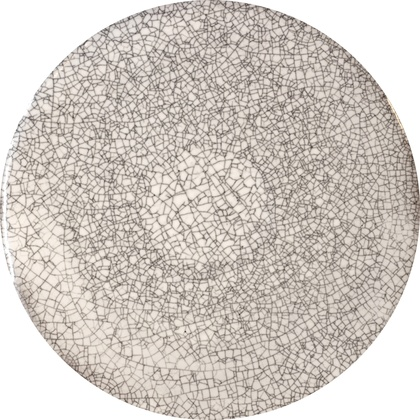
%> input picture input_images/plate3/plate3.jpg, 420 x 420 px, shrunk from 2636 x 2636 before the run
$ octave QuantWithPatchesAndPyramid.m   (GNU Octave 9; MATLAB toolbox functions it lacks are replaced by stand-ins)
%> lines starting %> are read from the running program, lines starting %| are printed output that depends on the picture
### matlab/binomialFilter1D.m
function filter = binomialFilter1D( filterSize )
% Find the binomical filter of 1-Dim by convolution [1,1]

filter = [1,1];
for i = 1 : filterSize - 2
    filter = conv(filter, [1,1]);
end
sumOfFilter = sum(filter);
filter = filter./sumOfFilter;

end

### matlab/GaussianPyramid.m
function [pyr, filter] = GaussianPyramid(im, maxLevels, filterSize)
% Creates Gaussian Pyramid of a given image
%   INPUT:
% im - a grayscale image with double values in [0,1]
% maxLevels - the maximal number of levels in the resulting pyramid
% filterSize - the size of the Gaussian filter
%   OUTPUT:
% pyr - is the resulting pyramid as a column cell array with maximum of maxLevels cells of grayscale images
% filter - is 1D-row of size filterSize used for the pyramid construction, normalized

MIN_RES = 16;
im = double(im);

% assume filterSize is odd
filter = binomialFilter1D(filterSize);

pyr(1) = {im};

level = 2;
imS = im;
while ( level <= maxLevels )
    %Blur
    imS = conv2(imS, filter, 'same');
    imS = conv2(imS, filter', 'same');
    % take only second pixel
    imS = imS(1:2:end,1:2:end);

    [m,n] = size(imS);
    % check minimal resolution
    if( min(m,n) < MIN_RES)
        break;
    end

    %update pyramid of G
    pyr(level) = {imS};
    level = level +1;
end

pyr = pyr';
end

### matlab/QuantWithPatchesAndPyramid.m
%QuantWithPatchesAndPyramid
im = imread('C:\Users\Naama\Documents\Academy\Lab- Ceramics Cracks\Images\plate3\plate3.jpg'); %('images\blue1.jpg'); %tileNaama
%> im is the input picture: size 420x420x3 uint8; mean R, G, B 208.8, 201.7, 195.3
im = im(1:end,1:end,3); % 1:3
%> im: size 420x420 uint8
%im = rgb2gray(im);
im = (double(im)./255);
%> im: size 420x420 double
%imshow(im);

% pyr{1} = original image
%pyr{"end-index"} = smallest image and the most "smoothed"..
[pyr, filter] = GaussianPyramid(im, 3, 3);
%> the loop in GaussianPyramid, `while ( level <= maxLevels )` made 2 passes
%> pass 1, in GaussianPyramid, `imS = conv2(imS, filter, 'same');`:
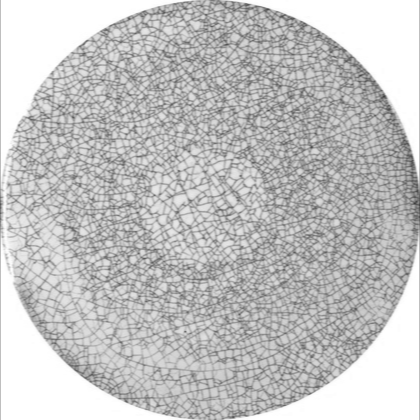
%> imS: size 420x420 double; min 0.246, max 1, mean 0.765
%> pass 1, in GaussianPyramid, `imS = imS(1:2:end,1:2:end);`:
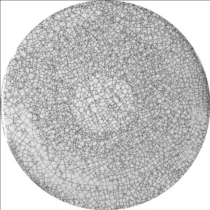
%> imS: size 210x210 double; min 0.301, max 1, mean 0.763
%> after the loop in GaussianPyramid, `while ( level <= maxLevels )`:
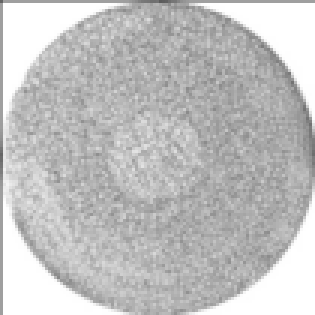
%> imS: size 105x105 double (shown 3 times larger); min 0.357, max 1, mean 0.759
%> after the loop in GaussianPyramid, `while ( level <= maxLevels )`: level = 4; pyr = 3 items
%> pyr = 3 items; filter = [0.25 0.5 0.25]
pyrLastIdx = 2; %size(pyr,1); % check levels

%local work: patch by patch
pyrIm = pyr{pyrLastIdx}; % = im
[R,C] = size(pyrIm);
%> R = 210; C = 210
imVar = var(pyrIm(:));
%> imVar = 0.0206
%> the run ends on the next line
%pyrIm(1,:) =1; pyrIm(end,:) =1; pyrIm(:,1) =1; pyrIm(:,end) =1;
newImPyr = ones(R,C);
newImQuantized = ones(floor(size(im)./pyrLastIdx));
% jump=4*x <-> pyrLevel=1  %%  jump=2*x <-> pyrLevel=2   %%    jump=x <-> pyrLevel=3
jump = 40*pyrLastIdx;
for r = 1:jump:R-1
    for c = 1:jump:C-8
        Sr = r+1;
        Er =min( r+jump,R);
        Sc = c+1;
        Ec = min(c+jump,C);
        %imS = im( Sr:Er, Sc:Ec); % no need anymore!
        imSPyr = pyrIm( Sr:Er, Sc:Ec);
        %imshow(imSPyr);
        % check patch variance for the "line strength"
        PatchVar = var(imSPyr(:));
        varRatio = PatchVar/imVar;
        %imSPyr = imSPyr.^(1+(varRatio));
        newImPyr(Sr:Er, Sc:Ec) = imSPyr;

        % quantization, better to do it regarding to the variance of the patch..?
         [imQuant, ~] = quantizeImage(imSPyr, 2, 5); % 2 = binary, 5 = num of rounds

$ run again, with input_images/plate3/IMG_3213.jpg copied over input_images/plate3/plate3.jpg
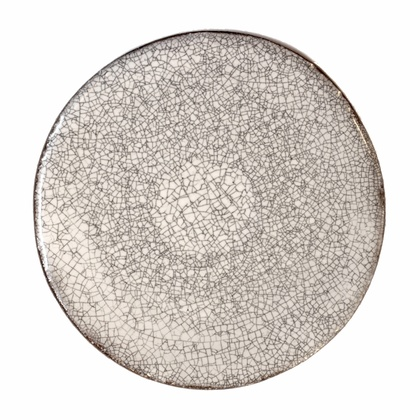
%> input picture input_images/plate3/IMG_3213.jpg, 420 x 420 px, shrunk from 3216 x 3216 before the run
%> im is the input picture: size 420x420x3 uint8; mean R, G, B 219, 213.7, 209
%> `im = im(1:end,1:end,3);`:
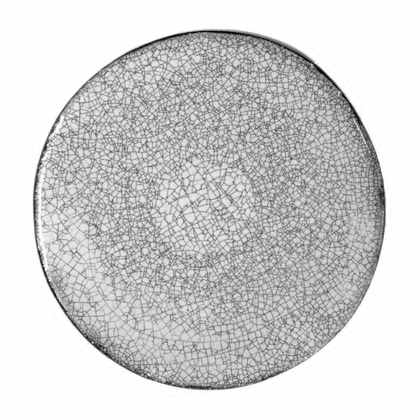
%> im: size 420x420 uint8; min 0, max 255, mean 209
%> after the loop in GaussianPyramid, `while ( level <= maxLevels )`:
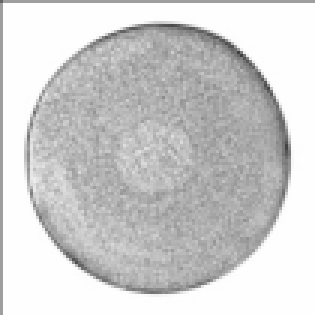
%> imS: size 105x105 double (shown 3 times larger); min 0.246, max 0.999, mean 0.813
%> after the loop in GaussianPyramid, `while ( level <= maxLevels )`: level = 4; pyr = 3 items
%> `[pyr, filter] = GaussianPyramid(im, 3, 3);`: filter = [0.25 0.5 0.25]
%> imVar = 0.029
